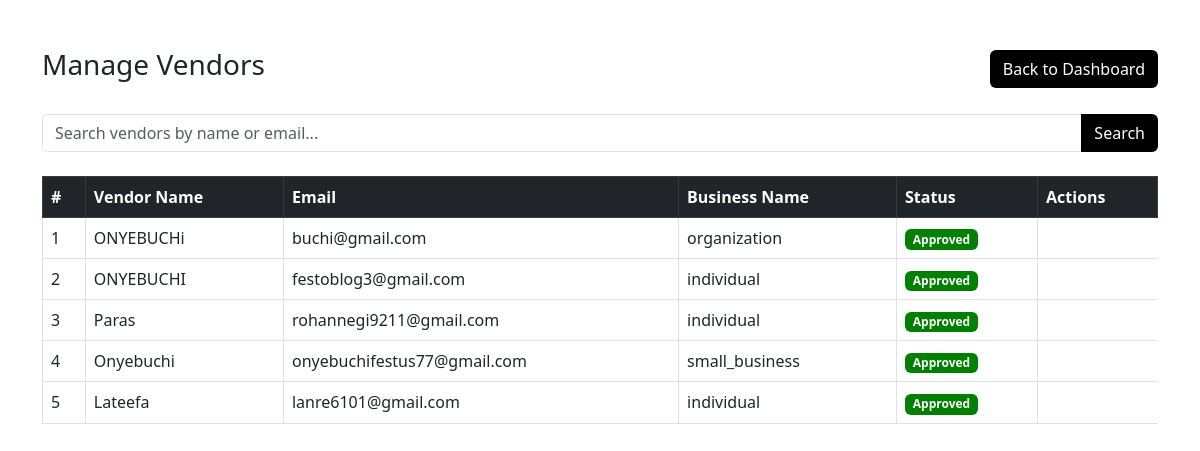
Page /admix/vendor_management on the committed database.
### base/models.py (models this page shows, shortened)
class CustomUser(AbstractUser):
    phone_number = models.CharField(max_length=15, null=True, blank=True)
    business_name = models.CharField(max_length=255, null=True, blank=True)
    vendor_type = models.CharField(max_length=20, choices=[('individual', 'Individual'), ('small_business', 'Small Business'), ('organization', 'Organization')], null=True, blank=True)
    verification_code = models.CharField(max_length=6, blank=True, null=True)  # Store the verification code
    is_verified = models.BooleanField(default=False)
    is_agreed = models.BooleanField(default=False)
    is_vendor  = models.BooleanField(default=False)
    is_online = models.BooleanField(default=False)
    date_birth =models.DateField( null=True)
    role = models.CharField(max_length=10, choices=[('user', 'User'), ('vendor', 'Vendor')], default='user')

### Admin/views.py (the view)
# urls.py: path('vendor_management',views.vendor_management,name="vendor_management"),
def vendor_management(request):
    vendor = CustomUser.objects.filter(role='vendor')
    context = {
        'vendor':vendor
    }
    return render (request, 'admin/vendor_management.html',context)

### base/templates/admin/vendor_management.html (shortened to what this page needs)
<!DOCTYPE html>
<html lang="en">
<head>
    <link href="https://cdn.jsdelivr.net/npm/bootstrap@5.3.0-alpha1/dist/css/bootstrap.min.css" rel="stylesheet">
</head>
<body>
    <div class="container mt-5">
        <div class="d-flex justify-content-between align-items-center mb-4">
            <h1 class="h3">Manage Vendors</h1>
            <a href="{% url 'admix:dashboard' %}" class="btn btn-black">Back to Dashboard</a>
        </div>
        <div class="input-group mb-4">
            <input type="text" class="form-control" placeholder="Search vendors by name or email...">
            <button class="btn btn-black" type="button">Search</button>
        </div>
        <table class="table table-bordered table-hover">
            <thead class="table-dark">
                <tr>
                    <th>#</th>
                    <th>Vendor Name</th>
                    <th>Email</th>
                    <th>Business Name</th>
                    <th>Status</th>
                    <th>Actions</th>
                </tr>
            </thead>
            <tbody>
                {%  for vendor in vendor%}
                <tr>
                    <td>{{forloop.counter}}</td>
                    <td>{{vendor.first_name}}</td>
                    <td>{{vendor.email}}</td>
                    <td>{{vendor.vendor_type}}</td>
                    <td>
                        <span class="badge badge-approved">Approved</span>
                    {% endfor %}

### base/templates/admin/vendor_management.html (style rules this page uses)
.btn-black { background-color: black; color: white; }
.table th, .table td { vertical-align: middle; }
.badge-approved { background-color: green; }

### rows in the picture
CustomUser: first_name "ONYEBUCHi", email "buchi@gmail.com", vendor_type "organization"
CustomUser: first_name "ONYEBUCHI", email "festoblog3@gmail.com", vendor_type "individual"
CustomUser: first_name "Paras", email "rohannegi9211@gmail.com", vendor_type "individual"
CustomUser: first_name "Onyebuchi", email "onyebuchifestus77@gmail.com", vendor_type "small_business"
CustomUser: first_name "Lateefa", email "lanre6101@gmail.com", vendor_type "individual"
